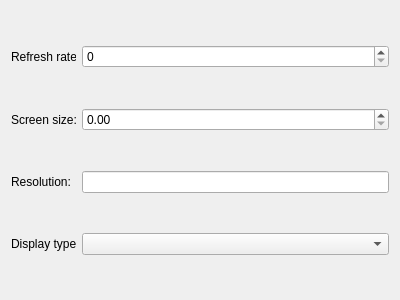
<?xml version="1.0" encoding="UTF-8"?>
<ui version="4.0">
 <class>AddNewMonitorWidget</class>
 <widget class="QWidget" name="AddNewMonitorWidget">
  <property name="geometry">
   <rect>
    <x>0</x>
    <y>0</y>
    <width>400</width>
    <height>300</height>
   </rect>
  </property>
  <property name="windowTitle">
   <string>Form</string>
  </property>
  <layout class="QVBoxLayout" name="verticalLayout">
   <item>
    <layout class="QHBoxLayout" name="horizontalLayout">
     <item>
      <widget class="QLabel" name="lbRefreshRate">
       <property name="minimumSize">
        <size>
         <width>65</width>
         <height>0</height>
        </size>
       </property>
       <property name="maximumSize">
        <size>
         <width>65</width>
         <height>16777215</height>
        </size>
       </property>
       <property name="text">
        <string>Refresh rate:</string>
       </property>
      </widget>
     </item>
     <item>
      <widget class="QSpinBox" name="sbxRefreshRate">
       <property name="maximum">
        <number>300</number>
       </property>
      </widget>
     </item>
    </layout>
   </item>
   <item>
    <layout class="QHBoxLayout" name="horizontalLayout_2">
     <item>
      <widget class="QLabel" name="lbScreenSize">
       <property name="minimumSize">
        <size>
         <width>65</width>
         <height>0</height>
        </size>
       </property>
       <property name="maximumSize">
        <size>
         <width>65</width>
         <height>16777215</height>
        </size>
       </property>
       <property name="text">
        <string>Screen size:</string>
       </property>
      </widget>
     </item>
     <item>
      <widget class="QDoubleSpinBox" name="sbxScreenSize"/>
     </item>
    </layout>
   </item>
   <item>
    <layout class="QHBoxLayout" name="horizontalLayout_3">
     <item>
      <widget class="QLabel" name="lbResolution">
       <property name="minimumSize">
        <size>
         <width>65</width>
         <height>0</height>
        </size>
       </property>
       <property name="maximumSize">
        <size>
         <width>65</width>
         <height>16777215</height>
        </size>
       </property>
       <property name="text">
        <string>Resolution:</string>
       </property>
      </widget>
     </item>
     <item>
      <widget class="QLineEdit" name="leResolution"/>
     </item>
    </layout>
   </item>
   <item>
    <layout class="QHBoxLayout" name="horizontalLayout_4">
     <item>
      <widget class="QLabel" name="lbDisplayType">
       <property name="minimumSize">
        <size>
         <width>65</width>
         <height>0</height>
        </size>
       </property>
       <property name="maximumSize">
        <size>
         <width>65</width>
         <height>16777215</height>
        </size>
       </property>
       <property name="text">
        <string>Display type:</string>
       </property>
      </widget>
     </item>
     <item>
      <widget class="QComboBox" name="cbxDisplayType"/>
     </item>
    </layout>
   </item>
  </layout>
 </widget>
 <resources/>
 <connections/>
</ui>
